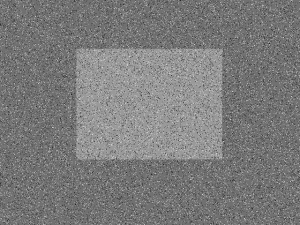
#> input picture images/noise_img.png, 300 x 225 px
$ python 'Otsu'"'"'s_Binarization.py'
#> lines starting #> are read from the running program, lines starting #| are printed output that depends on the picture; after the words box and inside, x2 and y2 are one past the last pixel; in counts of white or black regions, pixels touching at a corner belong together
# 오츠 이진화

import cv2
import numpy as np
import matplotlib.pyplot as plt

img = cv2.imread('./images/noise_img.png', 0)
#> img is the input picture: shape (225, 300); min 35, max 217, mean 122.9

# 전역 스레시홀딩
_, th1 = cv2.threshold(img, 127, 255, cv2.THRESH_BINARY)
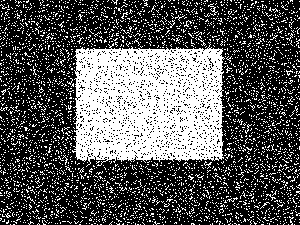
#> th1: shape (225, 300); 34.3% white; 3631 white regions (3628 under 20 px), largest, box (x1, y1, x2, y2) and area: (72, 42, 225, 167) 14628, (208, 3, 218, 16) 34, (204, 161, 212, 169) 20

# 오츠 스레시홀딩
_, th2 = cv2.threshold(img, 127, 255, cv2.THRESH_OTSU)
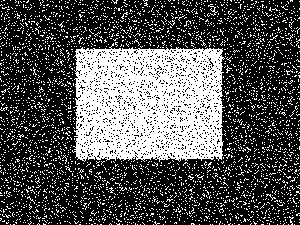
#> th2: shape (225, 300); 32.3% white; 3593 white regions (3591 under 20 px), largest, box (x1, y1, x2, y2) and area: (72, 43, 225, 162) 14204, (208, 4, 218, 16) 32

# 가우시안 필터 후 오츠 스레시홀딩
blur = cv2.GaussianBlur(img, (5,5), 0 )
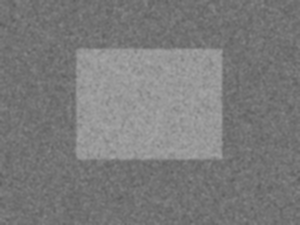
#> blur: shape (225, 300); min 92, max 168, mean 122.9
_, th3 = cv2.threshold(blur, 127, 255, cv2.THRESH_OTSU)
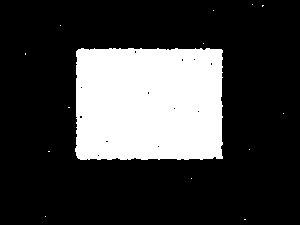
#> th3: shape (225, 300); 23.9% white; 14 white regions (13 under 20 px), largest, box (x1, y1, x2, y2) and area: (75, 48, 223, 160) 16094

# 이미지 및 이미지의 히스토그램 출력
images = [img, 0, th1,
          img, 0, th2,
          blur, 0, th3]
titles = ['Original Nosie Image', 'Histogram', 'Global Thresholding ( v = 127 )',
          'Original Nosie Image', 'Histogram', "Otsu's Thresholding",
          'Gaussian Image', 'Histogram', "Otsu's Thresholding"]

for i in range(3):
    plt.subplot(3, 3, i*3+1)
    plt.imshow(images[i*3], cmap = 'gray')
    plt.title(titles[i*3])
    plt.xticks([]), plt.yticks([])

    plt.subplot(3, 3, i*3+2)
    plt.hist(images[i*3].ravel(), 256)
    plt.title(titles[i*3+1])
    plt.xticks([]), plt.yticks([])

    plt.subplot(3, 3, i*3+3)
    plt.imshow(images[i*3+2], cmap = 'gray')
    plt.title(titles[i*3+2])
    plt.xticks([]), plt.yticks([])

plt.show()
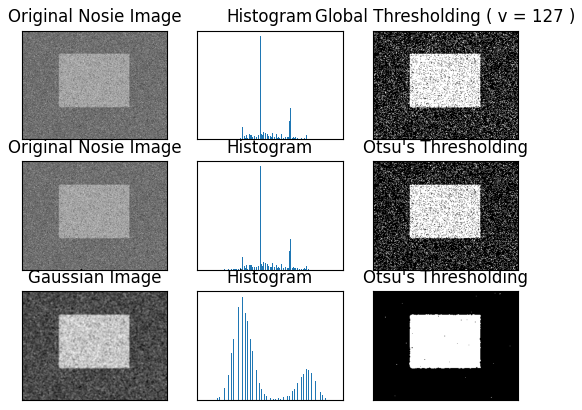
#> figure drawn by matplotlib, 9 panels

$ run again, with images/img1.png copied over images/noise_img.png
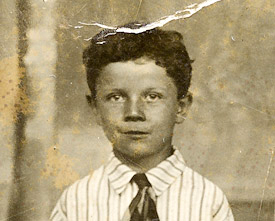
#> input picture images/img1.png, 275 x 221 px
#> `_, th1 = cv2.threshold(img, 127, 255, cv2.THRESH_BINARY)`:
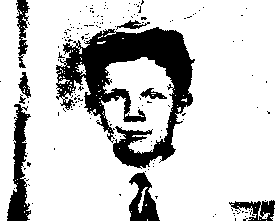
#> th1: shape (221, 275); 80.3% white; 159 black regions (150 under 20 px), largest, box (x1, y1, x2, y2) and area: (56, 27, 195, 169) 7994, (7, 104, 31, 221) 1402, (129, 172, 160, 221) 855
#> th2: shape (221, 275); 76% white; 203 black regions (192 under 20 px), largest, box (x1, y1, x2, y2) and area: (55, 0, 196, 171) 9747, (6, 70, 33, 221) 1987, (129, 170, 160, 221) 877
#> `_, th3 = cv2.threshold(blur, 127, 255, cv2.THRESH_OTSU)`:
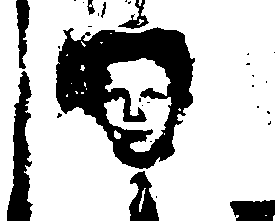
#> th3: shape (221, 275); 75.1% white; 30 black regions (22 under 20 px), largest, box (x1, y1, x2, y2) and area: (56, 27, 195, 169) 10200, (7, 71, 33, 221) 2155, (129, 171, 159, 221) 901
